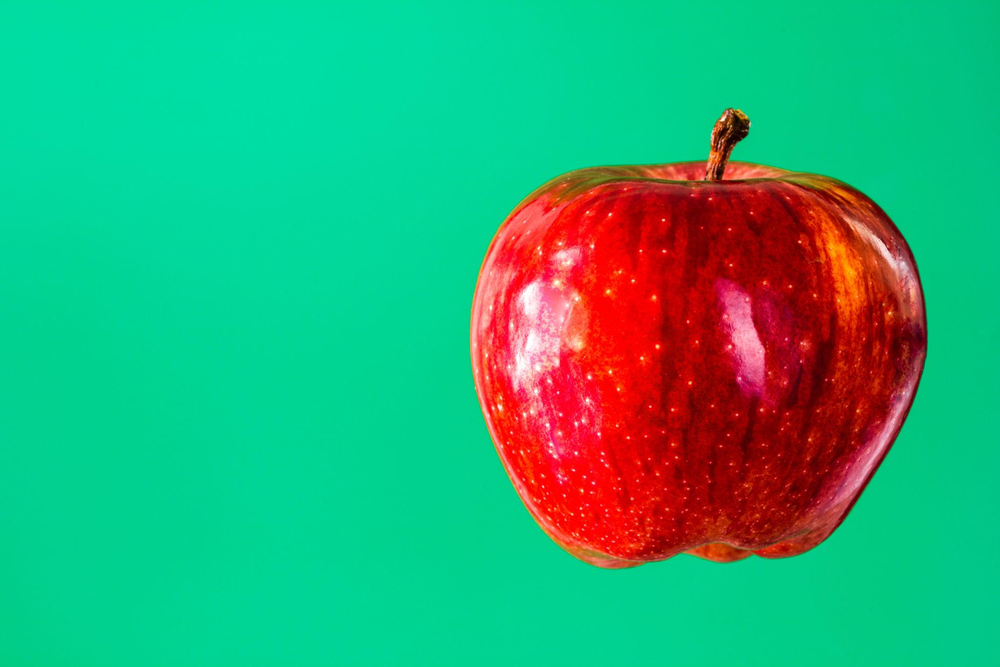
#> input picture Exp36_input_img.png, 1000 x 667 px, shrunk from 2048 x 1366 before the run, found by its file name
$ jupyter execute Experiment_15_.ipynb
#> lines starting #> are read from the running program, lines starting #| are printed output that depends on the picture; after the words box and inside, x2 and y2 are one past the last pixel; in counts of white or black regions, pixels touching at a corner belong together
<a href="https://colab.research.google.com/github/monikamoni022007-ux/ITA0520---COMPUTER-VISION/blob/main/EXPERIMENTS/Experiment_15_.ipynb" target="_parent"></a>

[cell 1]
from google.colab import files
uploaded = files.upload()
#> the answer given: Exp36_input_img.png

import cv2
import numpy as np
import matplotlib.pyplot as plt

filename = list(uploaded.keys())[0]
image = cv2.imread(filename)
#> image is the input picture: shape (667, 1000, 3); mean B, G, R 119.1, 169.5, 45.2
print("Image uploaded successfully:", filename)

gray = cv2.cvtColor(image, cv2.COLOR_BGR2GRAY)
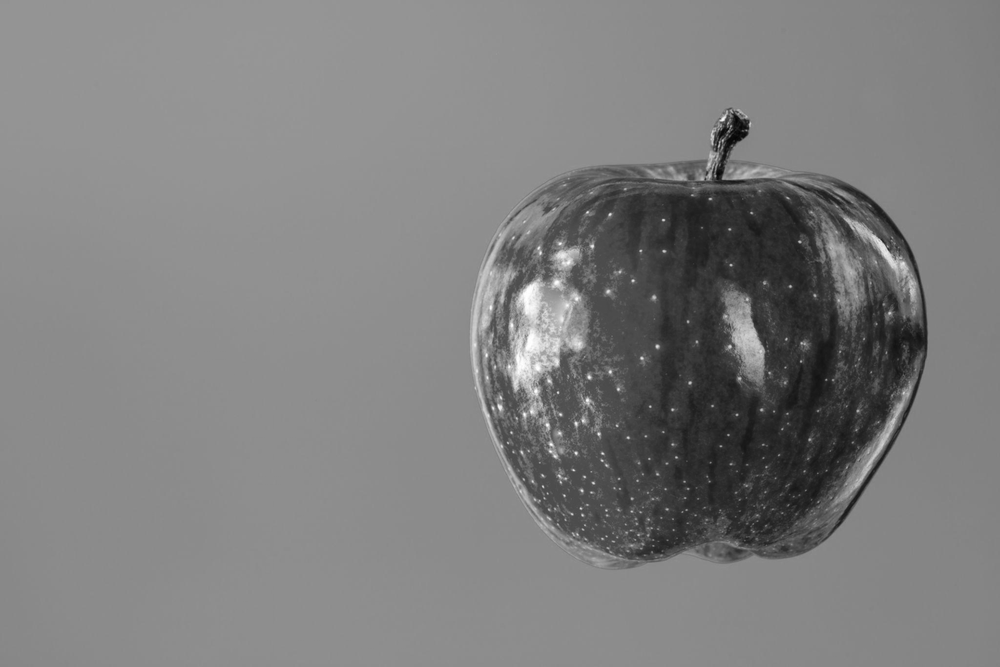
#> gray: shape (667, 1000); min 4, max 255, mean 126.6

gray = np.float32(gray)

corners = cv2.cornerHarris(
    gray,
    blockSize=2,
    ksize=3,
    k=0.04
)

result = image.copy()
result[corners > 0.01 * corners.max()] = [0, 0, 255]
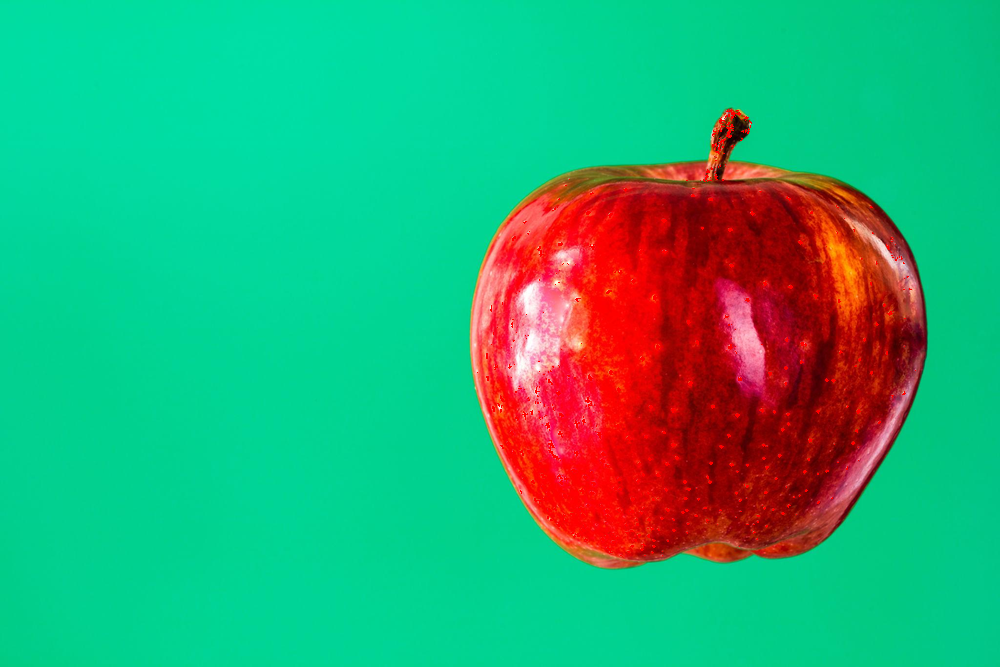
#> result: shape (667, 1000, 3); 0.51% of pixels changed, all inside (x1, y1, x2, y2) = (477, 109, 916, 557)

plt.figure(figsize=(10, 5))
plt.subplot(1, 2, 1)
plt.imshow(cv2.cvtColor(image, cv2.COLOR_BGR2RGB))
plt.title("Original Image")
plt.axis("off")
plt.subplot(1, 2, 2)
plt.imshow(cv2.cvtColor(result, cv2.COLOR_BGR2RGB))
plt.title("Harris Corner Detection")
plt.axis("off")
plt.show()
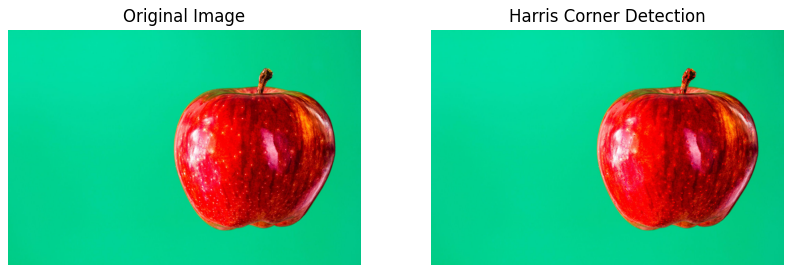
#> figure drawn by matplotlib, 2 panels
